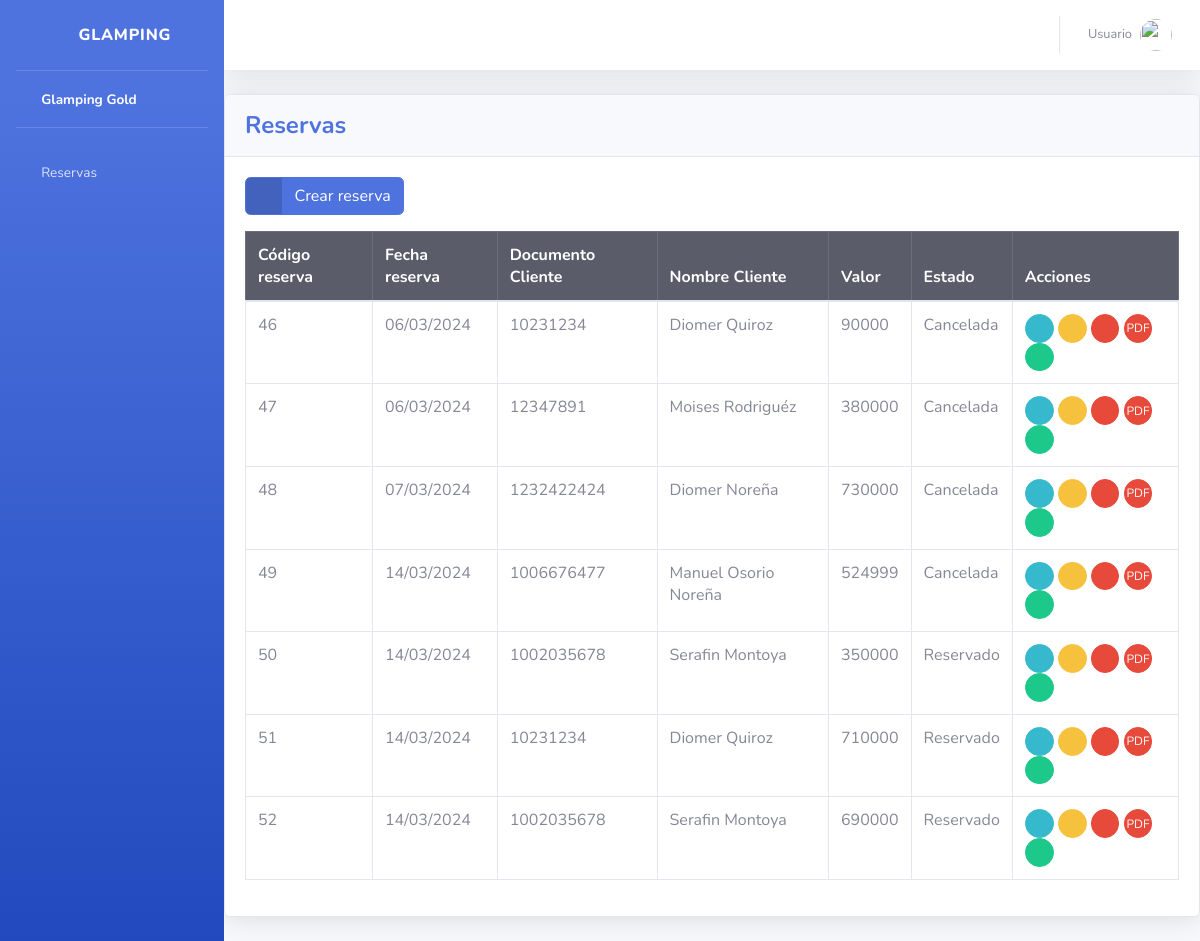
The app's page /reservas/, older data.
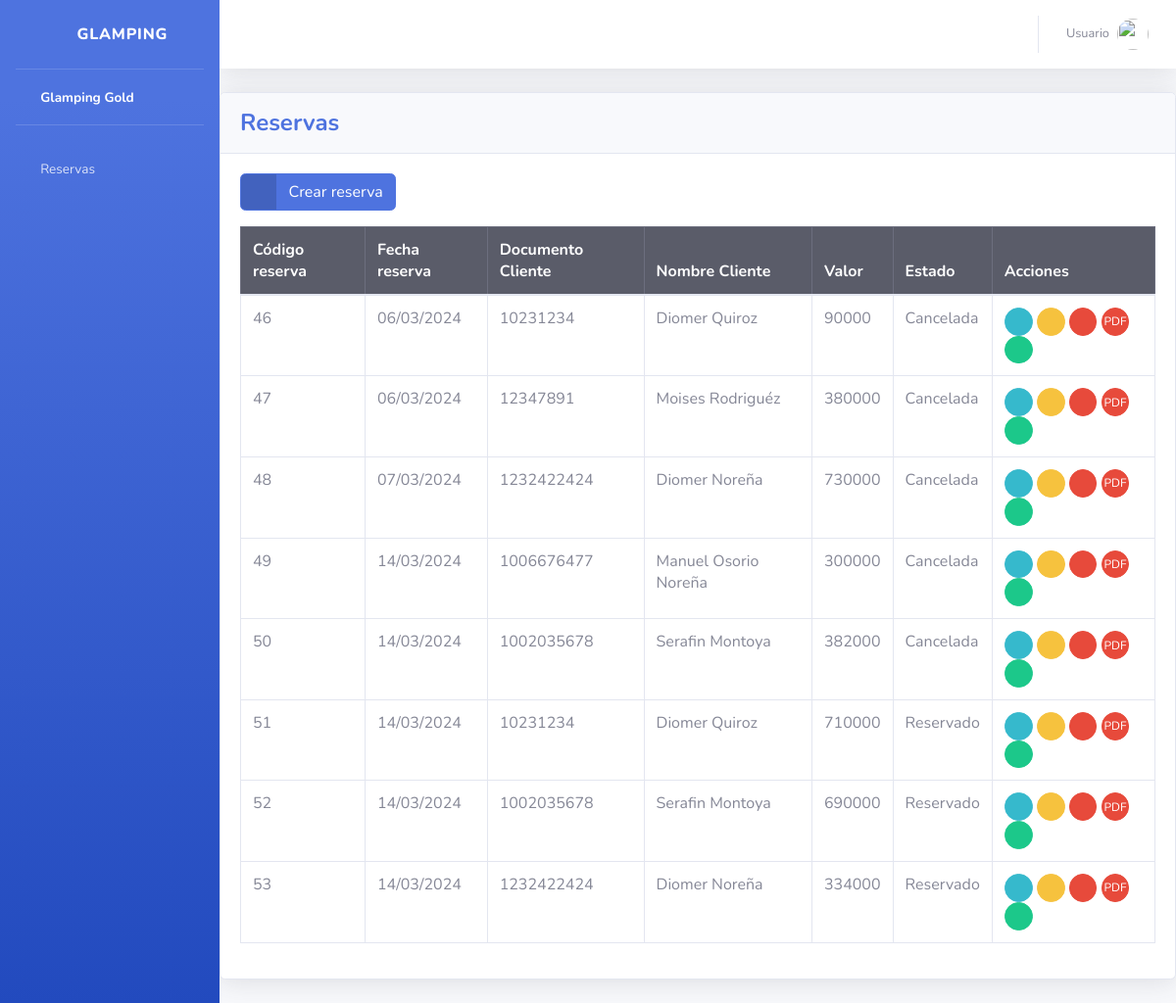
The same page, newer data.
### reservas/models.py (models this page shows, shortened)
class Reserva(models.Model):
    fecha_reserva = models.DateField()
    fecha_inicio = models.DateField()
    fecha_fin = models.DateField()
    precio = models.IntegerField()
    estado = models.CharField(max_length=20, default='Reservado')
    cliente = models.ForeignKey('cliente.Cliente', on_delete= models.DO_NOTHING)

### cliente/models.py (models this page shows)
class Cliente(models.Model):
    nombre = models.CharField(max_length=255)
    documento = models.IntegerField(unique=True)
    email = models.CharField(max_length=50, unique=True)
    telefone = models.IntegerField(unique=True)
    nacionalidad = models.CharField(max_length=255)
    status = models.BooleanField(default=True)
    def __str__(self):
        return self.nombre

### reservas/views.py (the view)
# urls.py: path('reservas/', include('reservas.urls')),
def reservas(request):
    reservas_list = Reserva.objects.all()
    return render(request, 'reservas/index.html', {'reservas_list': reservas_list})

### templates/reservas/index.html (shortened to what this page needs)
{% extends 'base.html' %}
{% block content %}
<div class="card shadow mb-4">
    <div class="card-header py-3">
        <h4 class="m-0 font-weight-bold text-primary">Reservas</h4>
    </div>
    <div class="card-body">
        <div class="table-responsive">
            <a href="{% url 'create_reserva' %}" class="btn btn-primary btn-icon-split mb-3">
                <span class="icon text-white-50">
                    <i class="fas fa-plus"></i>
                </span>
                <span class="text">Crear reserva</span>
            </a>
            <table class="table table-bordered" id="dataTable" width="100%" cellspacing="0">
                <thead class="table-dark">
                    <tr>
                        <th>Código reserva</th>
                        <th>Fecha reserva</th>
                        <th>Documento Cliente</th>
                        <th>Nombre Cliente</th>
                        <th>Valor</th>
                        <th>Estado</th>
                        <th>Acciones</th>
                    </tr>
                </thead>
                <tbody>
                    {% for reserva in reservas_list %}
                    <tr>
                        <td>{{ reserva.id }}</td>
                        <td>{{ reserva.fecha_reserva|date:"d/m/Y" }}</td>
                        <td>{{ reserva.cliente.documento}}</td>
                        <td>{{ reserva.cliente}}</td>
                        <td>{{ reserva.precio }}</td>
                        <td>{{ reserva.estado }}</td>
                        <td>
                            <a href="{% url 'detail_reserva' reserva.id %}" class="btn btn-info btn-circle btn-sm">
                                <i class="fas fa-info-circle"></i></a>
                            <a href="{% url 'edit_reserva' reserva.id %}" class="btn btn-warning btn-circle btn-sm">
                                <i class="fas fa-edit"></i>
                            </a>
                            <a href="{% url 'cancel_reserva' reserva.id %}" class="btn btn-danger btn-circle btn-sm deleteBtn">
                                <i class="fas fa-times"></i>
                            </a>
                            <a href="{% url 'Pdfview' reserva.id %}" class="btn btn-danger btn-circle btn-sm">
                                <span>PDF</span>
                            <a href="{% url 'pago_reserva' reserva.id %}" class="btn btn-success btn-circle btn-sm">
                                <i class="fa fa-credit-card "></i>
                            </a>
                        </td>
                    </tr>
                    {% endfor %}
                </tbody>
            </table>
        </div>
    </div>
</div>
{% endblock %}

### templates/base.html (shortened to what this page needs)
{% load static %}
<html lang="es">
<head>
    <link href="{% static 'vendor/fontawesome-free/css/all.min.css' %}" rel="stylesheet" type="text/css">
    <link href="{% static 'css/sb-admin-2.min.css' %}" rel="stylesheet">
</head>
<body id="page-top">
    <div id="wrapper">
        <ul class="navbar-nav bg-gradient-primary sidebar sidebar-dark accordion" id="accordionSidebar">
            <a class="sidebar-brand d-flex align-items-center justify-content-center" href="{% url 'index' %}">
                <div class="sidebar-brand-icon rotate-n-15">
                    <i class="fas fa-hotel"></i>
                </div>
                <div class="sidebar-brand-text mx-3">Glamping</div>
            </a>
            <hr class="sidebar-divider my-0">
            <li class="nav-item active">
                <a class="nav-link" href="{% url 'index' %}">
                    <i class="fas fa-fw fa-home"></i>
                    <span>Glamping Gold</span></a>
            </li>
            <hr class="sidebar-divider">
            <li class="nav-item">
                <a class="nav-link" href="{% url 'reservas' %}">
                    <i class="fas fa-fw fa-bed"></i>
                    <span>Reservas</span></a>
            </li>
        </ul>
        <div id="content-wrapper" class="d-flex flex-column">
            <div id="content">
                <nav class="navbar navbar-expand navbar-light bg-white topbar mb-4 static-top shadow">
                    <ul class="navbar-nav ml-auto">
                        <li class="nav-item dropdown no-arrow">
                            <a class="nav-link dropdown-toggle" href="#" id="userDropdown" role="button"
                                data-toggle="dropdown" aria-haspopup="true" aria-expanded="false">
                                <span class="mr-2 d-none d-lg-inline text-gray-600 small">Usuario</span>
                                <img class="img-profile rounded-circle"
                                    src="{% static 'img/undraw_profile.svg' %}">
                            </a>
                        </li>
                    </ul>
                </nav>
                {% block content %}
                {% endblock %}
            </div>
        </div>
    </div>
</body>
</html>

Row changes from the older to the newer data that the page shows:
changed Reserva "Manuel Osorio Noreña": precio "524999" → "300000"
changed Reserva id 50: precio "350000" → "382000"; estado "Reservado" → "Cancelada"
added Reserva: id "53", fecha_reserva "14/03/2024", cliente.documento "1232422424", cliente "Diomer Noreña", precio "334000", estado "Reservado"
